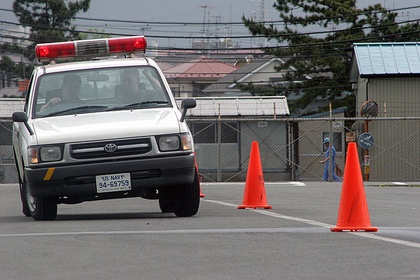
%> input picture stanfordQ3/ee368/hw2/hw2_data/hw2_cone_training_1.jpg, 420 x 280 px, shrunk from 800 x 533 before the run
$ octave q4.m   (GNU Octave 9; MATLAB toolbox functions it lacks are replaced by stand-ins)
%> lines starting %> are read from the running program, lines starting %| are printed output that depends on the picture
%% Question 4. Part A
clear all;
close all;

training{1} = imread('hw2_data/hw2_cone_training_1.jpg');
training{2} = imread('hw2_data/hw2_cone_training_2.jpg');
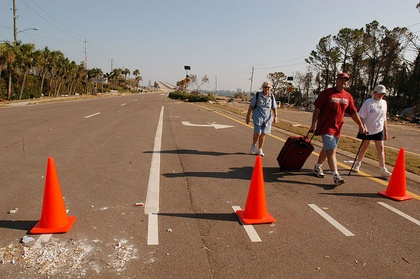
%> input picture stanfordQ3/ee368/hw2/hw2_data/hw2_cone_training_2.jpg, 420 x 279 px, shrunk from 800 x 532 before the run
training{3} = imread('hw2_data/hw2_cone_training_3.jpg');
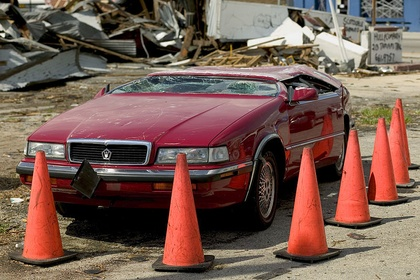
%> input picture stanfordQ3/ee368/hw2/hw2_data/hw2_cone_training_3.jpg, 420 x 280 px, shrunk from 800 x 533 before the run
training{4} = imread('hw2_data/hw2_cone_training_4.jpg');
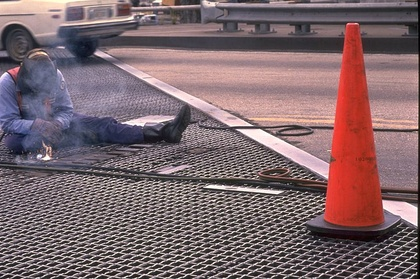
%> input picture stanfordQ3/ee368/hw2/hw2_data/hw2_cone_training_4.jpg, 420 x 279 px, shrunk from 800 x 531 before the run
training{5} = imread('hw2_data/hw2_cone_training_5.jpg');
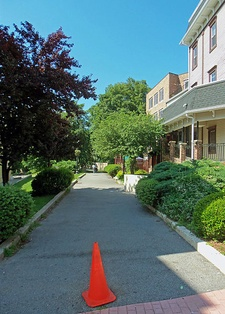
%> input picture stanfordQ3/ee368/hw2/hw2_data/hw2_cone_training_5.jpg, 225 x 314 px, shrunk from 429 x 599 before the run

%> (the run ends here)
